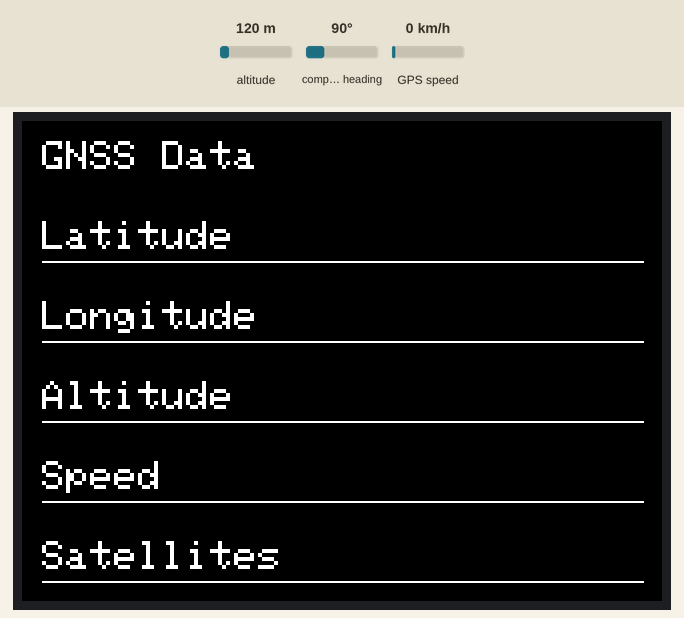
Recording of a sketch running on a simulated ESP32. Parts: 320×240 colour display. The test bench sets the inputs (shaded band); at power-on: altitude 120 m, GPS speed 0 km/h, compass heading 90°. The GPS gets a fix after 3 s at 37.7749, -122.4194 with 8 satellites.

Above: at 1.4 s.
1.5 s: altitude set to 20 m
At 4.0 s:
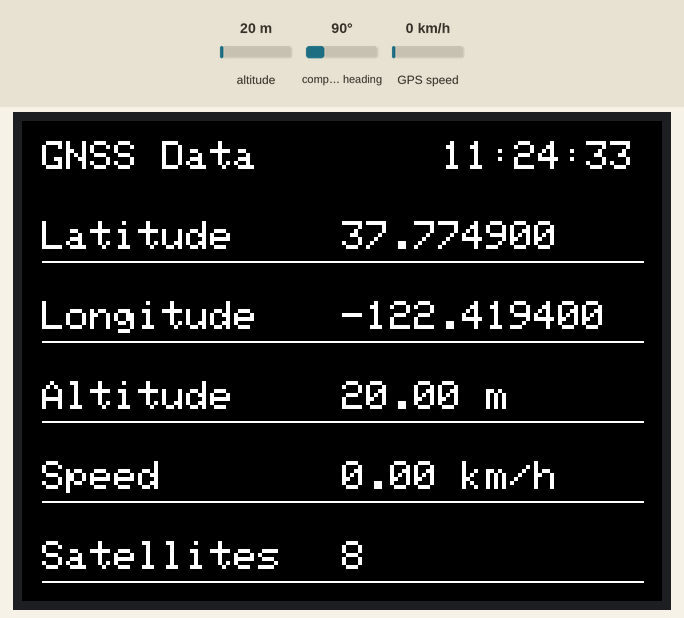
5.6 s: GPS speed set to 2 km/h
At 7.2 s:
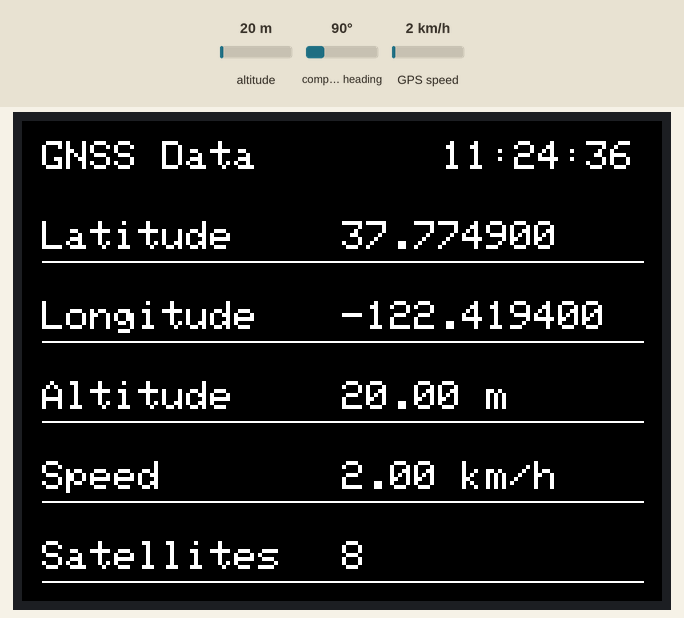
8.9 s: altitude set to 250 m
At 10.3 s:
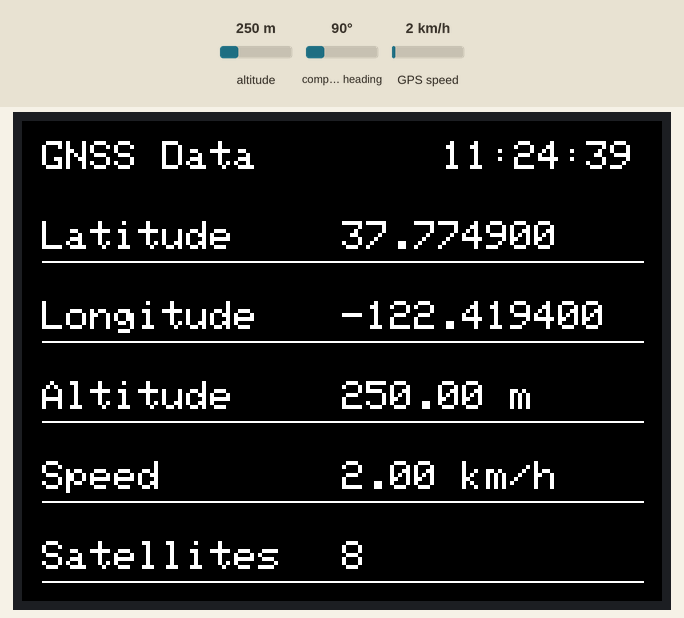
12.0 s: GPS speed set to 30 km/h
At 13.4 s:
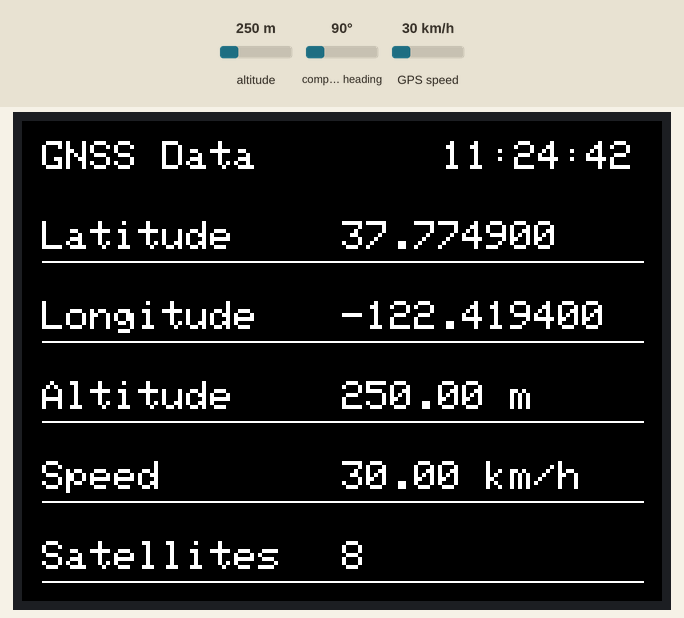
Timing chart, 0 to 15.0 s (numbered marks = the images above; inputs shaded):
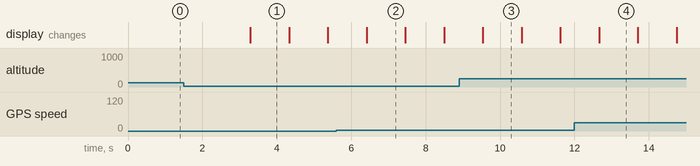

The sketch:

M5core2_GNSS_Module_Basic.ino
```cpp
/*
 * GNSS Data Display for M5Core2 with TinyGPS++ Library
 *
 * Description:
 * This script configures an M5Core2 device to display real-time GNSS data
 * such as latitude, longitude, altitude, speed, and satellite count using a
 * connected GNSS module. Data updates every second. The display is set with
 * a black background and white text for clarity, and values are centered for
 * easy reading. The code also adjusts the time to UTC+1 (for Central European
 * Winter Time).
 *
 * Author: spacepc.de
 */

#include <M5Core2.h>
#include <TinyGPS++.h>
#include <HardwareSerial.h>

TinyGPSPlus gps;
HardwareSerial SerialGPS(2);

// Positionsdefinitionen für Anzeige
const int xCenter = 160; // Mittige Ausrichtung der Werte
const int yLatitude = 50;
const int yLongitude = 90;
const int yAltitude = 130;
const int ySpeed = 170;
const int ySatellites = 210;

void setup() {
  M5.begin();
  Serial.begin(115200);
  SerialGPS.begin(38400, SERIAL_8N1, 13, 14); // RX=13, TX=14

  // Hintergrund und statische Texte auf dem Display
  M5.Lcd.fillScreen(BLACK);
  M5.Lcd.setTextColor(WHITE, BLACK); // Weißer Text auf schwarzem Hintergrund

  displayStaticText();
}

void displayStaticText() {
  M5.Lcd.setTextSize(2);
  M5.Lcd.setCursor(10, 10);
  M5.Lcd.print("GNSS Data");

  M5.Lcd.setCursor(10, yLatitude);
  M5.Lcd.print("Latitude");
  M5.Lcd.drawLine(10, yLatitude + 20, 310, yLatitude + 20, WHITE);

  M5.Lcd.setCursor(10, yLongitude);
  M5.Lcd.print("Longitude");
  M5.Lcd.drawLine(10, yLongitude + 20, 310, yLongitude + 20, WHITE);

  M5.Lcd.setCursor(10, yAltitude);
  M5.Lcd.print("Altitude");
  M5.Lcd.drawLine(10, yAltitude + 20, 310, yAltitude + 20, WHITE);

  M5.Lcd.setCursor(10, ySpeed);
  M5.Lcd.print("Speed");
  M5.Lcd.drawLine(10, ySpeed + 20, 310, ySpeed + 20, WHITE);

  M5.Lcd.setCursor(10, ySatellites);
  M5.Lcd.print("Satellites");
  M5.Lcd.drawLine(10, ySatellites + 20, 310, ySatellites + 20, WHITE);
}

void updateGPSData() {
  // Latitude
  M5.Lcd.setCursor(xCenter, yLatitude);
  M5.Lcd.fillRect(xCenter, yLatitude, 140, 20, BLACK); // Bereich löschen
  M5.Lcd.printf("%.6f", gps.location.lat());

  // Longitude
  M5.Lcd.setCursor(xCenter, yLongitude);
  M5.Lcd.fillRect(xCenter, yLongitude, 140, 20, BLACK);
  M5.Lcd.printf("%.6f", gps.location.lng());

  // Altitude
  M5.Lcd.setCursor(xCenter, yAltitude);
  M5.Lcd.fillRect(xCenter, yAltitude, 140, 20, BLACK);
  M5.Lcd.printf("%.2f m", gps.altitude.meters());

  // Speed
  M5.Lcd.setCursor(xCenter, ySpeed);
  M5.Lcd.fillRect(xCenter, ySpeed, 140, 20, BLACK);
  M5.Lcd.printf("%.2f km/h", gps.speed.kmph());

  // Satellites
  M5.Lcd.setCursor(xCenter, ySatellites);
  M5.Lcd.fillRect(xCenter, ySatellites, 140, 20, BLACK);
  M5.Lcd.printf("%d", gps.satellites.value());
}

void updateTime() {
  // Zeit anpassen und darstellen (UTC+1 für Winterzeit in Deutschland)
  int hour = gps.time.hour() + 1;
  if (hour >= 24) hour -= 24;

  M5.Lcd.setCursor(210, 10); // Position rechts oben
  M5.Lcd.fillRect(210, 10, 100, 20, BLACK); // Uhrzeitbereich leeren
  M5.Lcd.printf("%02d:%02d:%02d", hour, gps.time.minute(), gps.time.second());
}

void loop() {
  while (SerialGPS.available() > 0) {
    gps.encode(SerialGPS.read());

    if (gps.location.isUpdated()) {
      updateGPSData();
      updateTime();
      delay(1000); // Aktualisierungsintervall
    }
  }
}
```

Measured:
- what the display in image 3 shows lasts 1.1 s, from 9.5 s to 10.6 s
